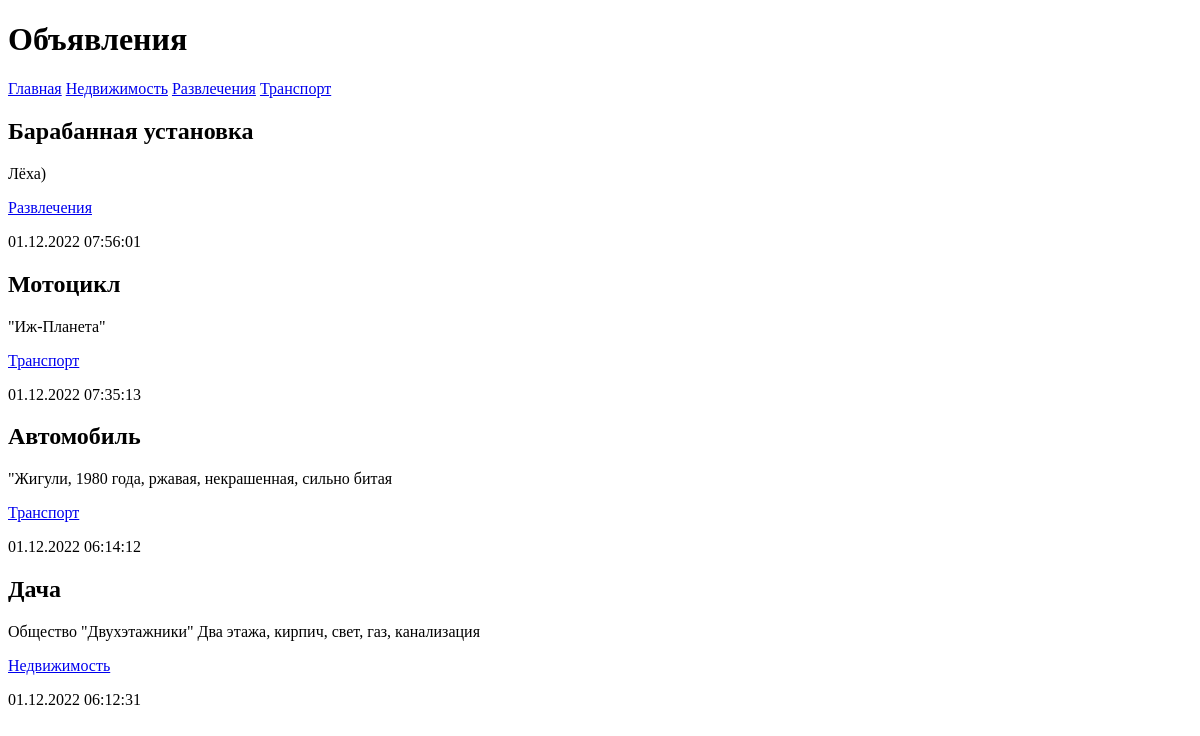
Page /bboard/ on the earlier database version.
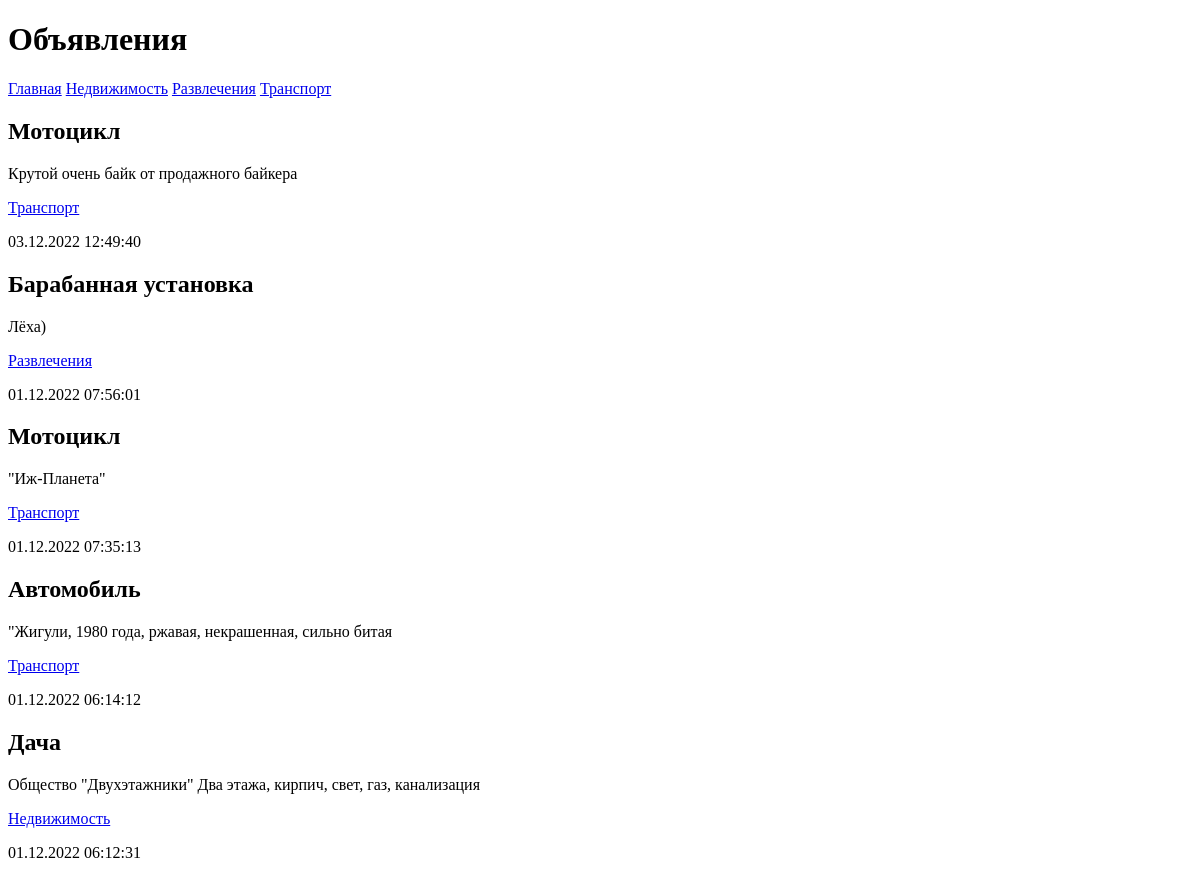
Same page on the later database version.
### bboard/models.py (models this page shows, shortened)
class Rubric(models.Model):
    name = models.CharField(max_length=20, db_index=True, verbose_name='Название')
    class Meta:
        verbose_name_plural = 'Рубрики'
        verbose_name = 'Рубрика'
        ordering = ['name']

class Bb(models.Model):
    title = models.CharField(max_length=50, verbose_name='Товар')
    content = models.TextField(null=True, blank=True, verbose_name='Описание')
    price = models.FloatField(null=True, blank=True, verbose_name='Цена')
    published = models.DateTimeField(auto_now_add=True, db_index=True, verbose_name='Опубликовано')
    rubric = models.ForeignKey('Rubric', null=True, on_delete=models.PROTECT, verbose_name='Рубрика')
    class Meta:
        verbose_name_plural = 'Объявления'
        verbose_name = 'Объявление'
        ordering = ['-published']

### bboard/views.py (the view)
# urls.py: path('', index, name='index'),
def index(request):
    bbs = Bb.objects.all()
    rubrics = Rubric.objects.all()
    context = {'bbs': bbs, 'rubrics': rubrics}
    return render(request, './index.html', context)

### bboard/templates/index.html (shortened to what this page needs)
<!DOCTYPE html>
<html>
    <head>
    </head>
    <body>
        <h1>Объявления</h1>
        <div>
            <a href="{% url 'index' %}">Главная</a>
            {% for rubric in rubrics %}
            <a href="{% url 'by_rubric' rubric.pk %}">{{ rubric.name }}</a>
            {% endfor %}
        </div>
        {% for bb in bbs %}
        <div>
            <h2>{{ bb.title }}</h2>
            <p>{{ bb.content }}</p>
            <p><a href="/bboard/{{ bb.rubric.pk }}/">{{ bb.rubric.name }}</a></p>
            <p>{{ bb.published|date:"d.m.Y H:i:s" }}</p>
        </div>
        {% endfor %}
    </body>
</html>

Differences in the rows shown:
added Bb: title "Мотоцикл", content "Крутой очень байк от продажного байкера", rubric.name "Транспорт", published "03.12.2022 12:49:40"
